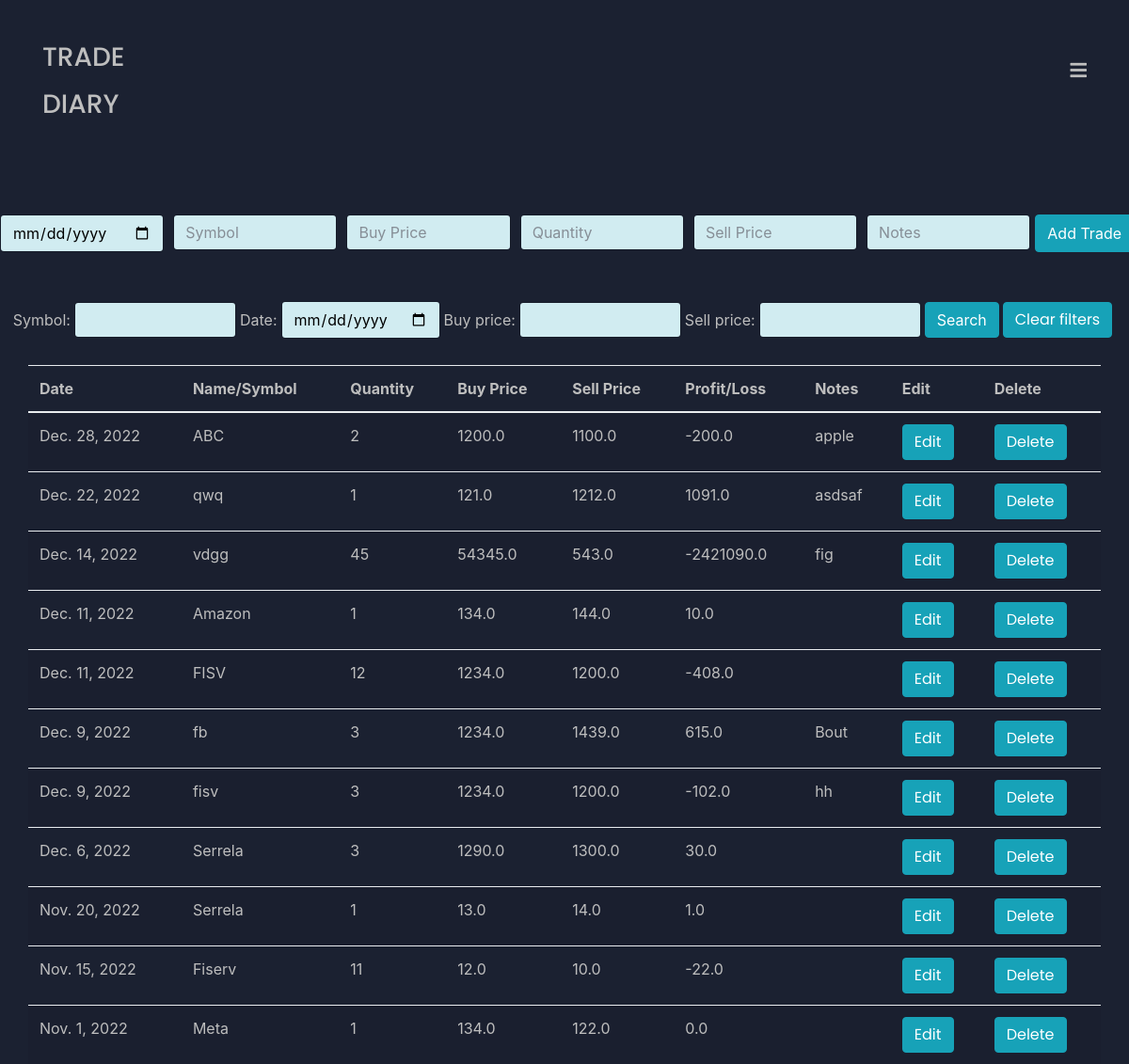
The app's page /tradesheet/ with its own data.
### TradeSheet/models.py (models this page shows, shortened)
class TradeSheet(models.Model):
    date = models.DateField(auto_now=False, auto_now_add=False,blank=True,default=datetime.now)
    symbol = models.CharField(max_length=8)
    no_of_shares = models.IntegerField(default=0)
    buy_price = models.FloatField(default=0)
    sell_price = models.FloatField(default=0)
    profit_loss = models.FloatField(default=0)
    notes = models.TextField(default="")
    class Meta:
        verbose_name = ("Trading Sheet")
        ordering = ("-date",)

### TradeSheet/views.py (the view)
# urls.py: path('',views.displaysheet, name="tradesheet"),
def displaysheet(request):
    if request.method == "POST":
        form = TradeSheetForm(request.POST or None)
        if form.is_valid():
            form.save()
            messages.success(request, ("Trade Added!s"))
        else:
            for field in form:
                print("Field Error:", field.name,  field.errors)
        return redirect('tradesheet')
    else:
        sheet = TradeSheet.objects.all().values()
        myFilter = TradeSheetFilter(request.GET,queryset=sheet)
        sheet = myFilter.qs
        context = {'sheet':sheet, 'myFilter':myFilter}
        return render(request,'tradesheet.html',context)

### TradeSheet/templates/tradesheet.html (shortened to what this page needs)
{% extends 'base.html' %}
{% load mathfilters %}
{% block body %}
<br><br>
{% load static %}
<link rel="stylesheet" href="{% static 'Trade.css' %}">
<form method="POST" action="">
  <div class="form-row">
    <div class="col">
      <input type="date" class="form-control" placeholder="Date" name="date">
    </div>
    <div class="col">
      <input type="text" class="form-control" placeholder="Symbol" name="symbol">
    </div>
    <div class="col">
      <input type="text" class="form-control" placeholder="Buy Price" name="buy_price">
    </div>
    <div class="col">
      <input type="text" class="form-control" placeholder="Quantity" name="no_of_shares">
    </div>
    <div class="col">
      <input type="text" class="form-control" placeholder="Sell Price" name="sell_price">
    </div>
    <div class="col">
      <input type="text" class="form-control" placeholder="Notes" name="notes">
    </div>
    <button type="submit" class="btn btn-info">Add Trade</button>
  </div>
</form>
<br><br>
<div class="row">
  <div class="col">
        <div>
        <form method="get" class="form-inline justify-content-center">
        {{myFilter.form}}
        <button type="submit" class="btn btn-info">Search</button>
        {% if myFilter.is_bound %}
        <a href="{% url 'tradesheet' %}" class="btn btn-info m-1" role="button">Clear filters</a>
        {% endif %}
        </form>
        <br>
    </div>
  </div>
</div>
<table class="table table-hover table-striped navbar-center" style = "width: 95%;">
    <thead>
      <tr>
        <th scope="col">Date</th>
        <th scope="col">Name/Symbol</th>
        <th scope="col">Quantity</th>
        <th scope="col">Buy Price</th>
        <th scope="col">Sell Price</th>
        <th scope="col">Profit/Loss</th>
        <th scope="col">Notes</th>
        <th scope="col">Edit</th>
        <th scope="col">Delete</th>
      </tr>
    </thead>
    <tbody>
        {% for i in sheet %}
            <tr>
            <td>{{i.date}}</td>
            <td>{{i.symbol}}</td>
            <td>{{i.no_of_shares}}</td>
            <td>{{i.buy_price}}</td>
            <td>{{i.sell_price}}</td>
            <td>{{i.profit_loss}}</td>
            <td>{{i.notes}}</td>
            <td><a href="{% url 'editTrade' i.id %}" class="btn btn-info" role="button" aria-pressed="true" >Edit</a></td>
            <td><a href="{% url 'deleteTrade' i.id %}" class="btn btn-info" role="button" aria-pressed="true">Delete</a></td>
            </tr>
        {% endfor %}
    </tbody>
  </table>
{% endblock body %}

### TradeSheet/templates/tradesheet.html (style rules this page uses)
.navbar-center { position: absolute; left: 50%; transform: translatex(-50%); }

### records on screen
TradeSheet: date "Dec. 28, 2022", symbol "ABC", no_of_shares "2", buy_price "1200.0", sell_price "1100.0", profit_loss "-200.0", notes "apple"
TradeSheet: date "Dec. 22, 2022", symbol "qwq", no_of_shares "1", buy_price "121.0", sell_price "1212.0", profit_loss "1091.0", notes "asdsaf"
TradeSheet: date "Dec. 14, 2022", symbol "vdgg", no_of_shares "45", buy_price "54345.0", sell_price "543.0", profit_loss "-2421090.0", notes "fig"
TradeSheet: date "Dec. 11, 2022", symbol "Amazon", no_of_shares "1", buy_price "134.0", sell_price "144.0", profit_loss "10.0"
TradeSheet: date "Dec. 11, 2022", symbol "FISV", no_of_shares "12", buy_price "1234.0", sell_price "1200.0", profit_loss "-408.0"
TradeSheet: date "Dec. 9, 2022", symbol "fb", no_of_shares "3", buy_price "1234.0", sell_price "1439.0", profit_loss "615.0", notes "Bout"
TradeSheet: date "Dec. 9, 2022", symbol "fisv", no_of_shares "3", buy_price "1234.0", sell_price "1200.0", profit_loss "-102.0", notes "hh"
TradeSheet: date "Dec. 6, 2022", symbol "Serrela", no_of_shares "3", buy_price "1290.0", sell_price "1300.0", profit_loss "30.0"
TradeSheet: date "Nov. 20, 2022", symbol "Serrela", no_of_shares "1", buy_price "13.0", sell_price "14.0", profit_loss "1.0"
TradeSheet: date "Nov. 15, 2022", symbol "Fiserv", no_of_shares "11", buy_price "12.0", sell_price "10.0", profit_loss "-22.0"
TradeSheet: date "Nov. 1, 2022", symbol "Meta", no_of_shares "1", buy_price "134.0", sell_price "122.0", profit_loss "0.0"
